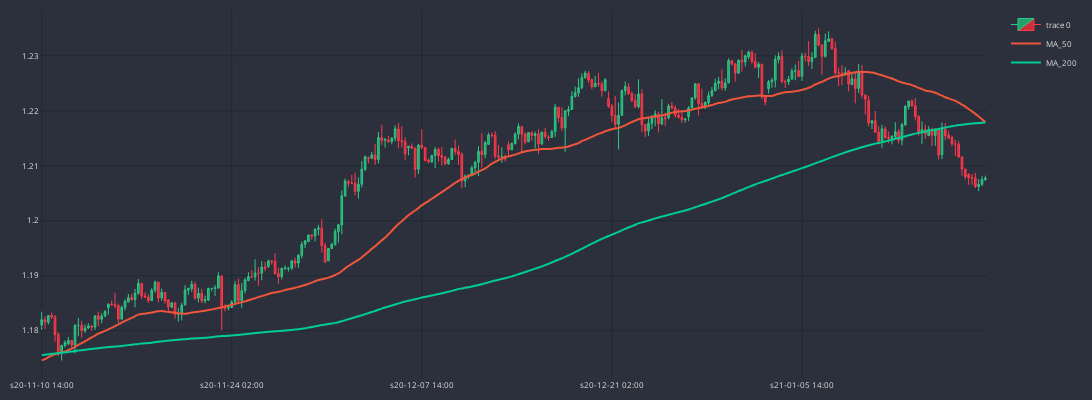

The notebook cell saved with this chart:
### Code cell
cp = CandlePlot(df_an.iloc[230:514])
cp.show_plot(line_traces=[MA_S, MA_L])

### Figure 1 — Plotly figure (JSON) as saved in the notebook; plotly's stock layout.template omitted (floating-point values rounded to 4 significant figures; data arrays with more than 128 entries replaced by an {"elided": "..."} marker saying what was removed)
{"data": [{"close": {"elided": "284 float values"}, "decreasing": {"fillcolor": "#CC2E3C", "line": {"color": "#FF3A4C"}}, "high": {"elided": "284 float values"}, "increasing": {"fillcolor": "#24A06B", "line": {"color": "#2EC886"}}, "line": {"width": 1}, "low": {"elided": "284 float values"}, "opacity": 1, "open": {"elided": "284 float values"}, "type": "candlestick", "x": {"elided": "284 str values"}}, {"line": {"shape": "spline", "width": 2}, "name": "MA_50", "type": "scatter", "x": {"elided": "284 str values"}, "y": {"elided": "284 float values"}}, {"line": {"shape": "spline", "width": 2}, "name": "MA_200", "type": "scatter", "x": {"elided": "284 str values"}, "y": {"elided": "284 float values"}}], "layout": {"font": {"color": "#e1e1e1", "size": 8}, "height": 400, "margin": {"b": 10, "l": 10, "r": 10, "t": 10}, "paper_bgcolor": "#2c303c", "plot_bgcolor": "#2c303c", "width": 1500, "xaxis": {"gridcolor": "#1f292f", "nticks": 5, "rangeslider": {"visible": false}}, "yaxis": {"gridcolor": "#1f292f"}}}
